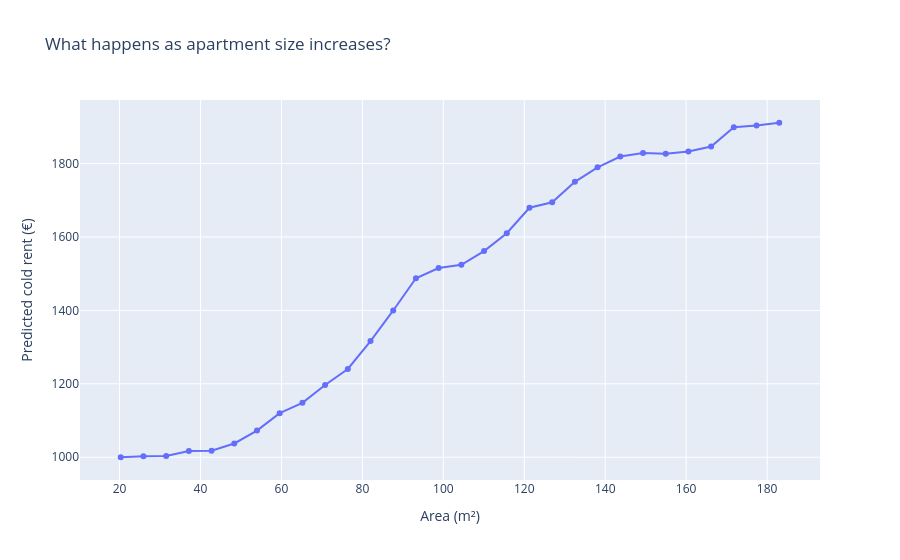

The notebook cell saved with this chart:
### Markdown cell above
<span style="font-weight:500">

**Property Area** 

The partial dependence plot shows an overall gradual increase in predicted cold rent as property area increases. This indicates that larger properties tend to be associated with higher predicted rents.

The relationship is relatively stable across most of the observed area range, but some sections show greater variability. For properties with predicted rents below €1,000, the model response is more noisy for approximately **45–70 m²**, while predictions outside this range appear comparatively steady. For predicted rents above €1,000, greater variability can be observed around **70–100 m²**.

This variation may reflect the influence of other property characteristics that interact with area, such as location, number of rooms, property condition, or floor. Apartments of a similar size can therefore receive substantially different rent predictions depending on their other features. The increased variability in the mid-sized ranges may also indicate that these apartment sizes are represented by a more diverse mix of properties in the dataset.
</span>

### Code cell
def partial_dependence_curve(pipeline, X_ref, feature, n_points=30):
    grid = np.linspace(X_ref[feature].quantile(0.02), X_ref[feature].quantile(0.98), n_points)
    rows = []
    for val in grid:
        X_mod = X_ref.copy()
        X_mod[feature] = val
        mean_p, std_p, _ = predict_with_uncertainty(pipeline, X_mod)
        rows.append({feature: val, "predicted_mean": mean_p.mean(), "tree_std_mean": std_p.mean()})
    return pd.DataFrame(rows)

pdp_area = partial_dependence_curve(pipeline, X_train, "area")
fig_pdp = go.Figure(go.Scatter(x=pdp_area["area"], y=pdp_area["predicted_mean"], mode="lines+markers"))
fig_pdp.update_layout(title="What happens as apartment size increases?",
                       xaxis_title="Area (m²)", yaxis_title="Predicted cold rent (€)")
fig_pdp.show()

### Figure 1 — Plotly figure (JSON) as saved in the notebook; plotly's stock layout.template omitted (floating-point values rounded to 4 significant figures)
{"data": [{"mode": "lines+markers", "type": "scatter", "x": [20.3, 25.91, 31.52, 37.13, 42.74, 48.35, 53.96, 59.57, 65.18, 70.79, 76.4, 82.01, 87.62, 93.23, 98.84, 104.5, 110.1, 115.7, 121.3, 126.9, 132.5, 138.1, 143.7, 149.3, 154.9, 160.6, 166.2, 171.8, 177.4, 183], "y": [999.9, 1003.0, 1003.0, 1017.0, 1018.0, 1037.0, 1073.0, 1120.0, 1148.0, 1197.0, 1240.0, 1317.0, 1400.0, 1488.0, 1516.0, 1524.0, 1562.0, 1610.0, 1680.0, 1695.0, 1750.0, 1790.0, 1820.0, 1829.0, 1827.0, 1833.0, 1846.0, 1899.0, 1904.0, 1911.0]}], "layout": {"title": {"text": "What happens as apartment size increases?"}, "xaxis": {"title": {"text": "Area (m²)"}}, "yaxis": {"title": {"text": "Predicted cold rent (€)"}}}}
